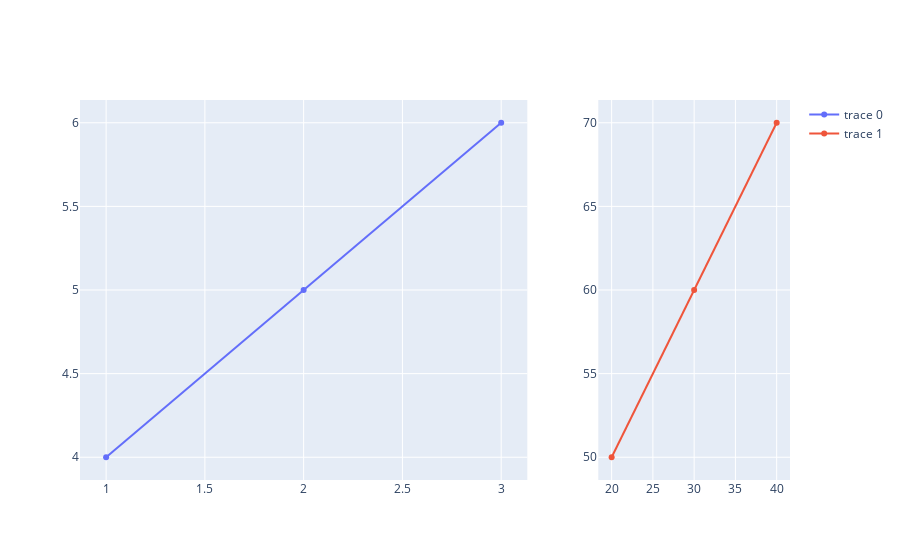

The code cell stored with this chart in its notebook:
### Code cell
import plotly.graph_objects as go
from plotly.subplots import make_subplots

fig = make_subplots(rows=1, cols=2, column_widths=[0.7, 0.3])

fig.add_trace(go.Scatter(x=[1, 2, 3], y=[4, 5, 6]),
              row=1, col=1)

fig.add_trace(go.Scatter(x=[20, 30, 40], y=[50, 60, 70]),
              row=1, col=2)

fig.show()

### Figure 1 — Plotly figure (JSON) as saved in the notebook; plotly's stock layout.template omitted (floating-point values rounded to 4 significant figures)
{"data": [{"type": "scatter", "x": [1, 2, 3], "xaxis": "x", "y": [4, 5, 6], "yaxis": "y"}, {"type": "scatter", "x": [20, 30, 40], "xaxis": "x2", "y": [50, 60, 70], "yaxis": "y2"}], "layout": {"xaxis": {"anchor": "y", "domain": [0, 0.63]}, "xaxis2": {"anchor": "y2", "domain": [0.73, 1]}, "yaxis": {"anchor": "x", "domain": [0, 1]}, "yaxis2": {"anchor": "x2", "domain": [0, 1]}}}
